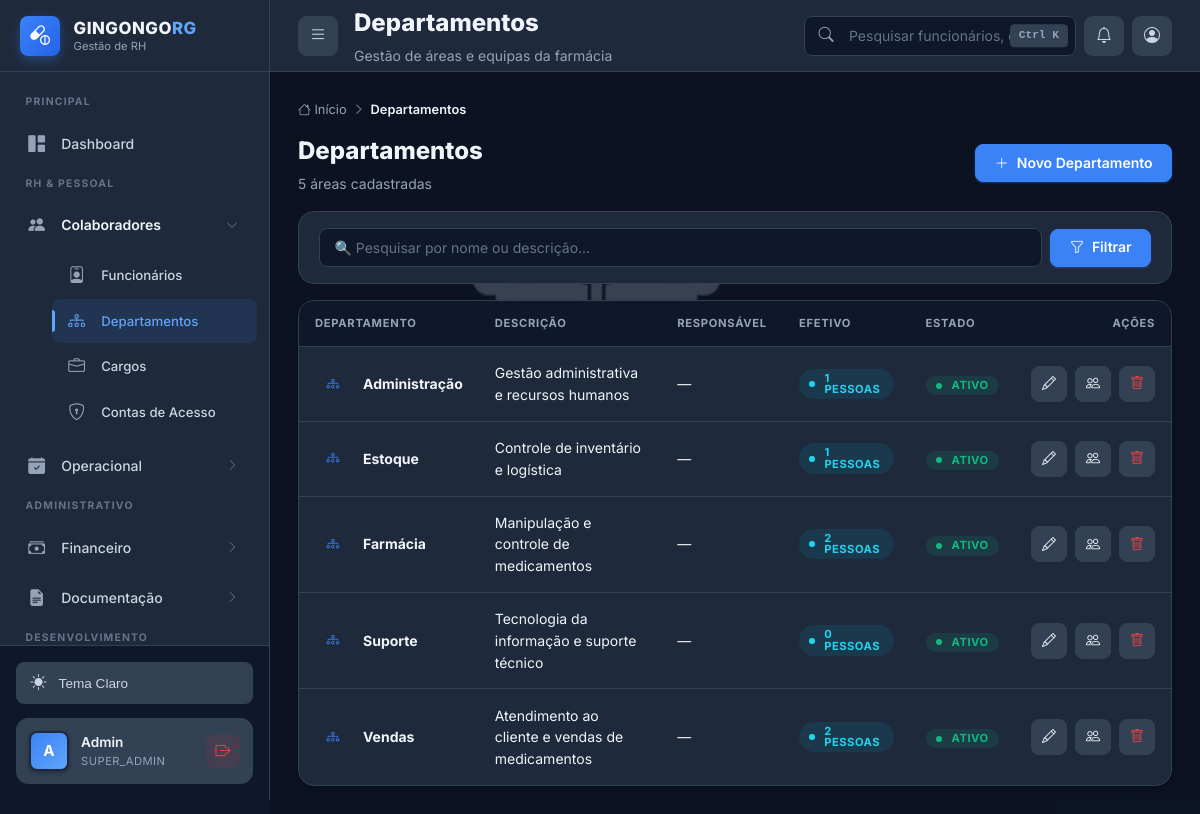
Screenshot of /departamentos.php (signed in) with the database file from the repository.
### tables this page shows
CREATE TABLE IF NOT EXISTS departamentos (
    id INT AUTO_INCREMENT PRIMARY KEY,
    nome VARCHAR(100) NOT NULL UNIQUE,
    descricao TEXT,
    responsavel_id INT NULL,
    ativo BOOLEAN DEFAULT TRUE,
    created_at TIMESTAMP DEFAULT CURRENT_TIMESTAMP,
    updated_at TIMESTAMP DEFAULT CURRENT_TIMESTAMP ON UPDATE CURRENT_TIMESTAMP,
    INDEX idx_ativo (ativo),
    INDEX idx_nome (nome)
);

### public/departamentos.php (the view, shortened to what this page needs)
<?php
$db = Database::getInstance()->getConnection();
$action = $_GET['action'] ?? 'list';
if ($action === 'list') {
    $busca = trim($_GET['busca'] ?? '');
    $sql = "SELECT d.*,
                (SELECT COUNT(*) FROM funcionarios f WHERE f.departamento_id = d.id AND f.status = 'ativo') as total_funcionarios,
                (SELECT nome_completo FROM funcionarios WHERE id = d.responsavel_id) as responsavel_nome
            FROM departamentos d WHERE 1=1";
    $params = [];
    $sql .= " ORDER BY d.nome";
    $stmt = $db->prepare($sql);
    $stmt->execute($params);
    $departamentos = $stmt->fetchAll();
}
?>
<!DOCTYPE html>
<html lang="pt-BR">
<head>
    <link rel="stylesheet" href="https://cdn.jsdelivr.net/npm/bootstrap-icons@1.11.3/font/bootstrap-icons.min.css">
    <link rel="stylesheet" href="css/style-2026.css">
</head>
<body class="dashboard-body">
    <div class="app-wrapper">
        <?php include 'includes/sidebar.php'; ?>
        <div class="main-area" id="mainArea">
            <?php include 'includes/topbar.php'; ?>
            <div class="content-body">
                <nav>
                    <ol class="breadcrumb">
                        <li class="breadcrumb-item"><a href="dashboard.php"><i class="bi bi-house"></i> Início</a></li>
                        <li class="breadcrumb-item active">Departamentos</li>
                    </ol>
                </nav>
                <?php if ($action === 'list'): ?>
                    <div class="d-flex justify-content-between align-items-center mb-3" style="flex-wrap: wrap; gap: 1rem;">
                        <div>
                            <h2 style="font-size: 1.5rem; font-weight: 800; margin: 0;">Departamentos</h2>
                            <p style="color: var(--text-muted); margin: 0.25rem 0 0; font-size: 0.875rem;"><?php echo count($departamentos); ?> áreas cadastradas</p>
                        </div>
                        <a href="?action=create" class="btn btn-primary">
                            <i class="bi bi-plus-lg"></i> Novo Departamento
                        </a>
                    </div>
                    <form class="filter-bar" method="GET">
                        <div style="flex: 1; min-width: 240px;">
                            <input type="text" name="busca" class="form-control" placeholder="🔍 Pesquisar por nome ou descrição..." value="<?php echo htmlspecialchars($busca); ?>">
                        </div>
                        <button type="submit" class="btn btn-primary"><i class="bi bi-funnel"></i> Filtrar</button>
                    </form>
                    <div class="card">
                        <div class="table-responsive">
                            <table class="data-table">
                                <thead>
                                    <tr>
                                        <th>Departamento</th>
                                        <th>Descrição</th>
                                        <th>Responsável</th>
                                        <th>Efetivo</th>
                                        <th>Estado</th>
                                        <th style="text-align: right;">Ações</th>
                                    </tr>
                                </thead>
                                <tbody>
                                    <?php if (empty($departamentos)): ?>
                                        <tr><td colspan="6">
                                            <div class="empty-state">
                                                <i class="bi bi-diagram-3"></i>
                                                <h4>Nenhum departamento</h4>
                                                <p>Crie o primeiro departamento para organizar a equipa.</p>
                                                <a href="?action=create" class="btn btn-primary"><i class="bi bi-plus-lg"></i> Criar</a>
                                            </div>
                                        </td></tr>
                                    <?php else: foreach ($departamentos as $d): ?>
                                        <tr>
                                            <td>
                                                <div class="user-cell">
                                                    <div class="user-avatar-sm" style="background: var(--primary-50); color: var(--primary);">
                                                        <i class="bi bi-diagram-3"></i>
                                                    </div>
                                                    <strong><?php echo htmlspecialchars($d['nome']); ?></strong>
                                                </div>
                                            </td>
                                            <td><?php echo htmlspecialchars($d['descricao'] ?? '—'); ?></td>
                                            <td><?php echo htmlspecialchars($d['responsavel_nome'] ?? '—'); ?></td>
                                            <td>
                                                <span class="badge badge-info">
                                                    <span class="badge-dot"></span>
                                                    <?php echo (int)$d['total_funcionarios']; ?> pessoas
                                                </span>
                                            </td>
                                            <td>
                                                <span class="badge <?php echo $d['ativo'] ? 'badge-success' : 'badge-neutral'; ?>">
                                                    <span class="badge-dot"></span>
                                                    <?php echo $d['ativo'] ? 'Ativo' : 'Inativo'; ?>
                                                </span>
                                            </td>
                                            <td>
                                                <div class="d-flex gap-1" style="justify-content: flex-end;">
                                                    <a href="?action=edit&id=<?php echo $d['id']; ?>" class="btn btn-icon btn-secondary" title="Editar">
                                                        <i class="bi bi-pencil"></i>
                                                    </a>
                                                    <a href="funcionarios.php?departamento_id=<?php echo $d['id']; ?>" class="btn btn-icon btn-secondary" title="Ver funcionários">
                                                        <i class="bi bi-people"></i>
                                                    </a>
                                                    <button class="btn btn-icon btn-secondary" title="Eliminar" onclick="if(confirm('Eliminar este departamento?')) location.href='?action=delete&id=<?php echo $d['id']; ?>'">
                                                        <i class="bi bi-trash" style="color: var(--danger);"></i>
                                                    </button>
                                                </div>
                                            </td>
                                        </tr>
                                    <?php endforeach; endif; ?>
                                </tbody>
                            </table>
                        </div>
                    </div>
                <?php endif; ?>
            </div>
        </div>
    </div>
</body>
</html>

### rows the page displays
departamentos: nome "Administração", descricao "Gestão administrativa e recursos humanos", responsavel_nome "—", total_funcionarios "1", ativo "ATIVO"
departamentos: nome "Estoque", descricao "Controle de inventário e logística", responsavel_nome "—", total_funcionarios "1", ativo "ATIVO"
departamentos: nome "Farmácia", descricao "Manipulação e controle de medicamentos", responsavel_nome "—", total_funcionarios "2", ativo "ATIVO"
departamentos: nome "Suporte", descricao "Tecnologia da informação e suporte técnico", responsavel_nome "—", total_funcionarios "0", ativo "ATIVO"
departamentos: nome "Vendas", descricao "Atendimento ao cliente e vendas de medicamentos", responsavel_nome "—", total_funcionarios "2", ativo "ATIVO"

### other values shown
substr($user['username'], 0, 1) "A"
$user['username'] "Admin"
$user['role'] "SUPER_ADMIN"
$pageTitle "Departamentos"
$pageSubtitle "Gestão de áreas e equipas da farmácia"
count($departamentos) "5"
